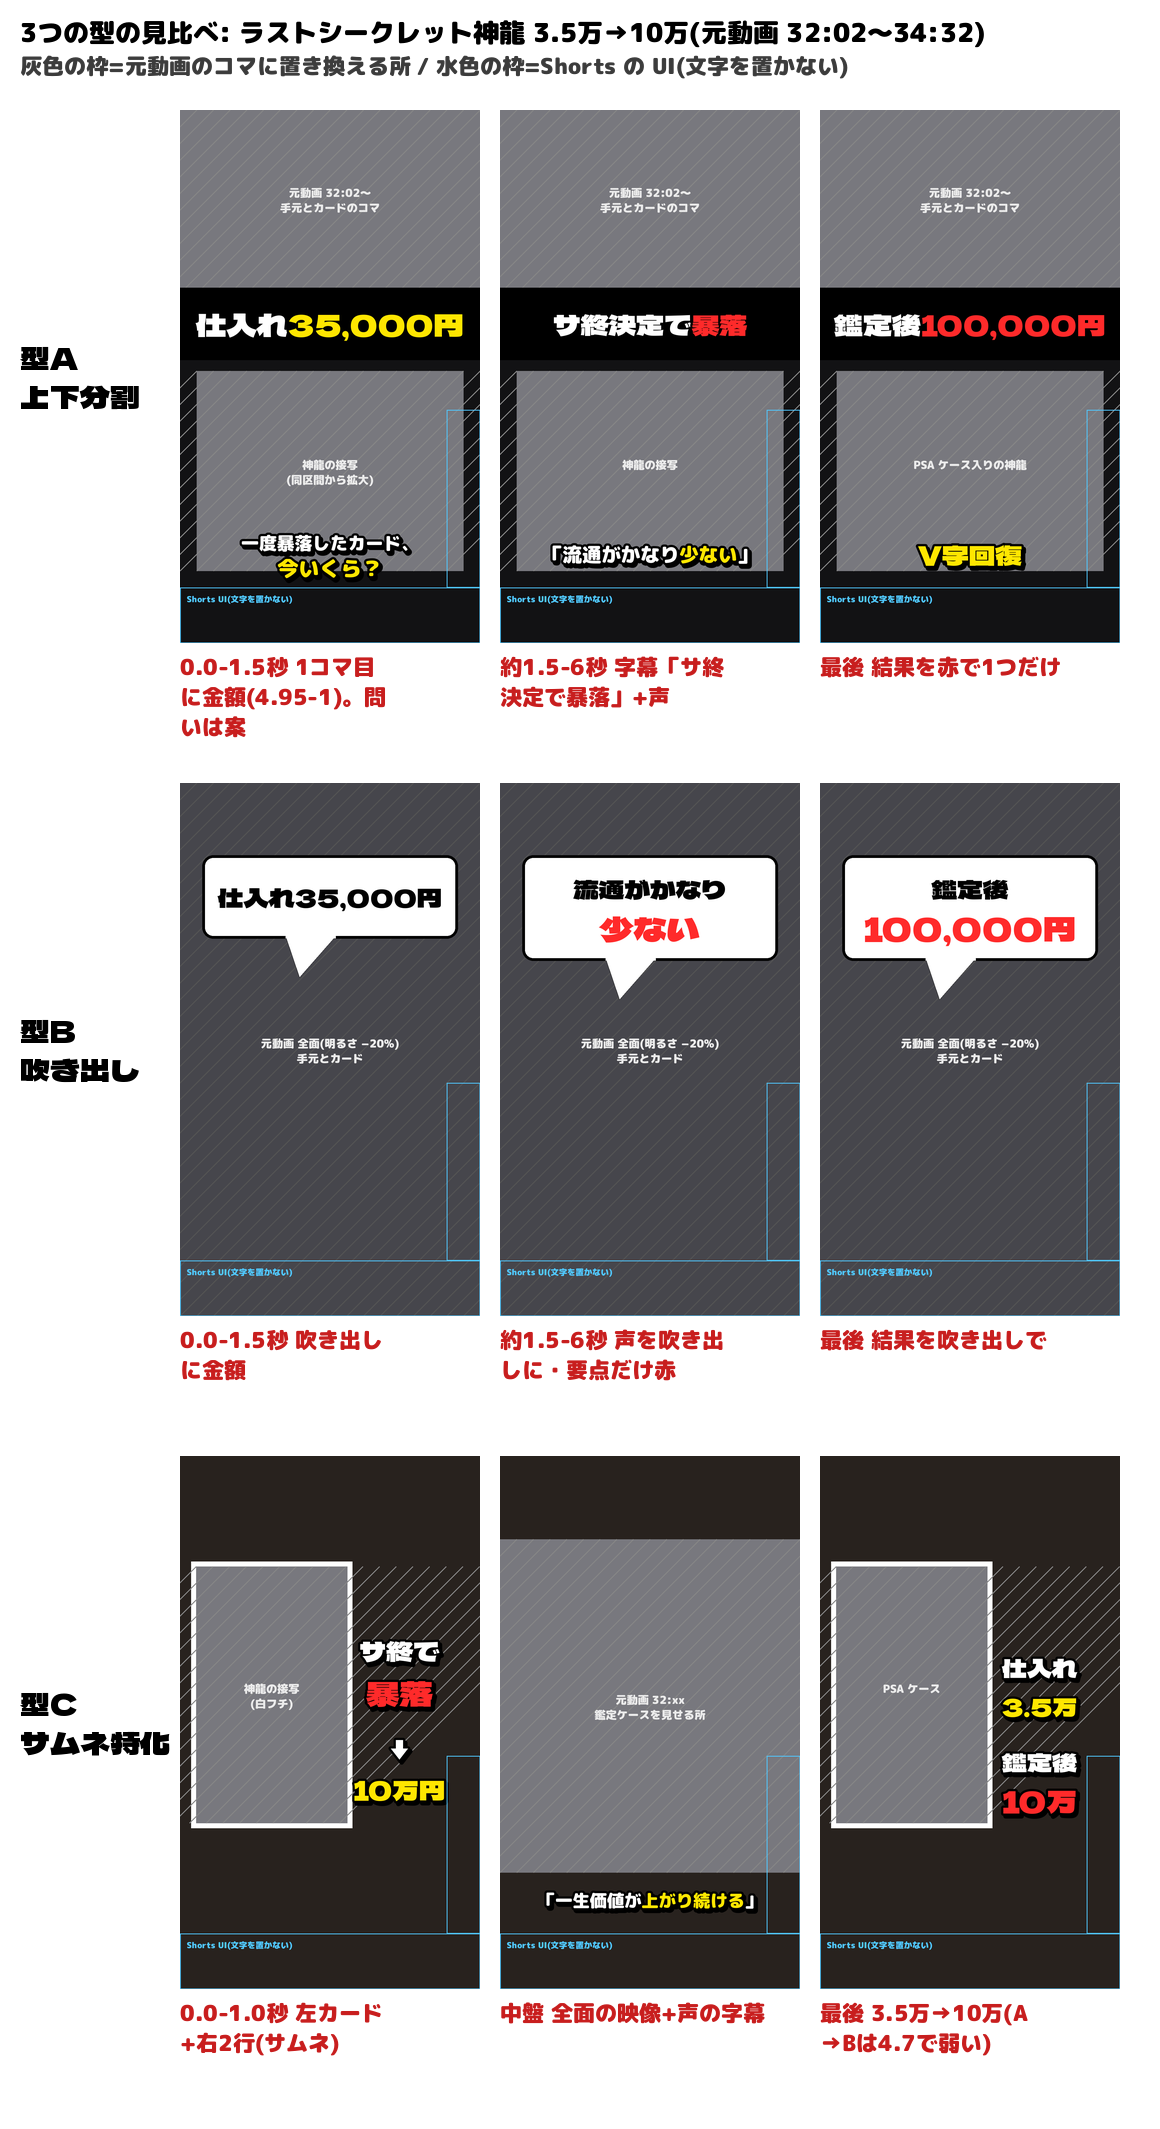

Recreate this plot in Python.
# 3つの型の見比べ絵コンテ(神龍 32:02〜34:32)。素材の部分は灰色の枠(元動画のコマで置き換える)。
import sys
from PIL import Image, ImageDraw, ImageFont, ImageFilter
F = "/home/user/-/shorts-kit/fonts/"
DELA, MPB = F + "DelaGothicOne-Regular.ttf", F + "MPLUSRounded1c-Black.ttf"
W, H = 1080, 1920
WHITE, YEL, RED, BLK = (255, 255, 255), (255, 230, 0), (255, 42, 42), (0, 0, 0)

def font(p, s): return ImageFont.truetype(p, s)

def placeholder(d, box, label, dark=0):
    x0, y0, x1, y1 = box
    base = 120 - dark
    d.rectangle(box, fill=(base, base, base + 6))
    for k in range(x0 - (y1 - y0), x1, 60):
        d.line([(k, y1), (k + (y1 - y0), y0)], fill=(base + 14,) * 3, width=3)
    f = font(MPB, 40)
    for i, ln in enumerate(label.split("|")):
        tw = d.textlength(ln, font=f)
        d.text(((x0 + x1 - tw) / 2, (y0 + y1) / 2 - 50 + i * 54), ln, font=f, fill=(235, 235, 235))

def text3(d, xy, s, f, fill, anchor="mm", stroke=8):
    # 3層: 影(黒・ずらし) + 黒フチ + 本体
    x, y = xy
    d.text((x + 8, y + 10), s, font=f, fill=(0, 0, 0), anchor=anchor, stroke_width=stroke, stroke_fill=(0, 0, 0))
    d.text((x, y), s, font=f, fill=fill, anchor=anchor, stroke_width=stroke, stroke_fill=BLK)

def runs(d, cx, y, parts, f):  # [(文字, 色), ...] を中央揃えで1行に
    total = sum(d.textlength(t, font=f) for t, _ in parts)
    x = cx - total / 2
    for t, c in parts:
        text3(d, (x, y), t, f, c, anchor="lm")
        x += d.textlength(t, font=f)

def frame():
    im = Image.new("RGB", (W, H), (18, 18, 20)); return im, ImageDraw.Draw(im)

def ui(d):  # Shorts の UI がかぶる所(右のボタン・下の説明)
    d.rectangle((960, 1080, W, 1720), outline=(80, 200, 255), width=3)
    d.rectangle((0, 1720, W, H), outline=(80, 200, 255), width=3)
    d.text((24, 1740), "Shorts UI(文字を置かない)", font=font(MPB, 30), fill=(80, 200, 255))

# ---- 型A 上下分割
def A(i):
    im, d = frame()
    placeholder(d, (0, 0, W, 640), "元動画 32:02〜|手元とカードのコマ")
    d.rectangle((0, 640, W, 900), fill=BLK)
    if i == 0:
        runs(d, W / 2, 770, [("仕入れ", WHITE), ("35,000円", YEL)], font(DELA, 110))
        placeholder(d, (60, 940, 1020, 1660), "神龍の接写|(同区間から拡大)")
        runs(d, W / 2, 1560, [("一度暴落したカード、", WHITE)], font(MPB, 64))
        runs(d, W / 2, 1650, [("今いくら？", YEL)], font(MPB, 76))
    elif i == 1:
        runs(d, W / 2, 770, [("サ終決定で", WHITE), ("暴落", RED)], font(DELA, 100))
        placeholder(d, (60, 940, 1020, 1660), "神龍の接写")
        runs(d, W / 2, 1600, [("「流通がかなり", WHITE), ("少ない", YEL), ("」", WHITE)], font(MPB, 70))
    else:
        runs(d, W / 2, 770, [("鑑定後", WHITE), ("100,000円", RED)], font(DELA, 104))
        placeholder(d, (60, 940, 1020, 1660), "PSA ケース入りの神龍")
        runs(d, W / 2, 1600, [("V字回復", YEL)], font(DELA, 96))
    ui(d); return im

# ---- 型B 吹き出し(映像全面・暗め)
def bubble(d, box, tail):
    d.rounded_rectangle(box, 40, fill=WHITE, outline=BLK, width=10)
    d.polygon(tail, fill=WHITE, outline=BLK)
    d.line(tail[:2], fill=WHITE, width=14)

def B(i):
    im, d = frame()
    placeholder(d, (0, 0, W, H), "元動画 全面(明るさ −20%)|手元とカード", dark=50)
    bf = font(DELA, 92)
    if i == 0:
        bubble(d, (80, 260, 1000, 560), [(380, 552), (560, 552), (430, 700)])
        d.text((540, 410), "仕入れ35,000円", font=bf, fill=BLK, anchor="mm")
        d.text((540, 410), "仕入れ", font=bf, fill=BLK, anchor="rm") if False else None
    elif i == 1:
        bubble(d, (80, 260, 1000, 640), [(380, 632), (560, 632), (430, 780)])
        d.text((540, 380), "流通がかなり", font=bf, fill=BLK, anchor="mm")
        d.text((540, 520), "少ない", font=font(DELA, 120), fill=RED, anchor="mm")
    else:
        bubble(d, (80, 260, 1000, 640), [(380, 632), (560, 632), (430, 780)])
        d.text((540, 380), "鑑定後", font=bf, fill=BLK, anchor="mm")
        d.text((540, 520), "100,000円", font=font(DELA, 120), fill=RED, anchor="mm")
    ui(d); return im

# ---- 型C サムネ特化(1コマ目=サムネ)
def C(i):
    im, d = frame()
    d.rectangle((0, 0, W, H), fill=(40, 34, 30))
    if i == 0:
        d.rectangle((40, 380, 620, 1340), fill=WHITE)
        placeholder(d, (58, 398, 602, 1322), "神龍の接写|(白フチ)")
        f = font(DELA, 96)
        text3(d, (790, 700), "サ終で", f, WHITE); text3(d, (790, 850), "暴落", font(DELA, 120), RED)
        text3(d, (790, 1030), "↓", f, WHITE); text3(d, (790, 1200), "10万円", f, YEL)
    elif i == 1:
        placeholder(d, (0, 300, W, 1500), "元動画 32:xx|鑑定ケースを見せる所")
        runs(d, W / 2, 1600, [("「一生価値が", WHITE), ("上がり続ける", YEL), ("」", WHITE)], font(MPB, 62))
    else:
        d.rectangle((40, 380, 620, 1340), fill=WHITE)
        placeholder(d, (58, 398, 602, 1322), "PSA ケース")
        f = font(DELA, 90)
        text3(d, (790, 760), "仕入れ", f, WHITE); text3(d, (790, 900), "3.5万", f, YEL)
        text3(d, (790, 1100), "鑑定後", f, WHITE); text3(d, (790, 1240), "10万", font(DELA, 110), RED)
    ui(d); return im

TYPES = [("型A 上下分割", A, ["0.0-1.5秒 1コマ目に金額(4.95-1)。問いは案", "約1.5-6秒 字幕「サ終決定で暴落」+声", "最後 結果を赤で1つだけ"]),
         ("型B 吹き出し", B, ["0.0-1.5秒 吹き出しに金額", "約1.5-6秒 声を吹き出しに・要点だけ赤", "最後 結果を吹き出しで"]),
         ("型C サムネ特化", C, ["0.0-1.0秒 左カード+右2行(サムネ)", "中盤 全面の映像+声の字幕", "最後 3.5万→10万(A→Bは4.7で弱い)"])]
PW, PH, NOTE = 300, 533, 120
out = Image.new("RGB", (180 + 3 * (PW + 20) + 20, 110 + 3 * (PH + NOTE + 20)), WHITE)
od = ImageDraw.Draw(out)
od.text((20, 14), "3つの型の見比べ: ラストシークレット神龍 3.5万→10万(元動画 32:02〜34:32)", font=font(MPB, 26), fill=BLK)
od.text((20, 50), "灰色の枠=元動画のコマに置き換える所 / 水色の枠=Shorts の UI(文字を置かない)", font=font(MPB, 22), fill=(60, 60, 60))
for r, (name, fn, notes) in enumerate(TYPES):
    y = 110 + r * (PH + NOTE + 20)
    od.text((20, y + PH / 2), name.replace(" ", "\n"), font=font(DELA, 30), fill=BLK, anchor="lm")
    for c in range(3):
        x = 180 + c * (PW + 20)
        im = fn(c).resize((PW, PH), Image.LANCZOS)
        out.paste(im, (x, y))
        for k, ln in enumerate([notes[c][j:j + 13] for j in range(0, len(notes[c]), 13)]):
            od.text((x, y + PH + 8 + k * 30), ln, font=font(MPB, 22), fill=(200, 30, 30))
out.save(sys.argv[1])
print(out.size)
